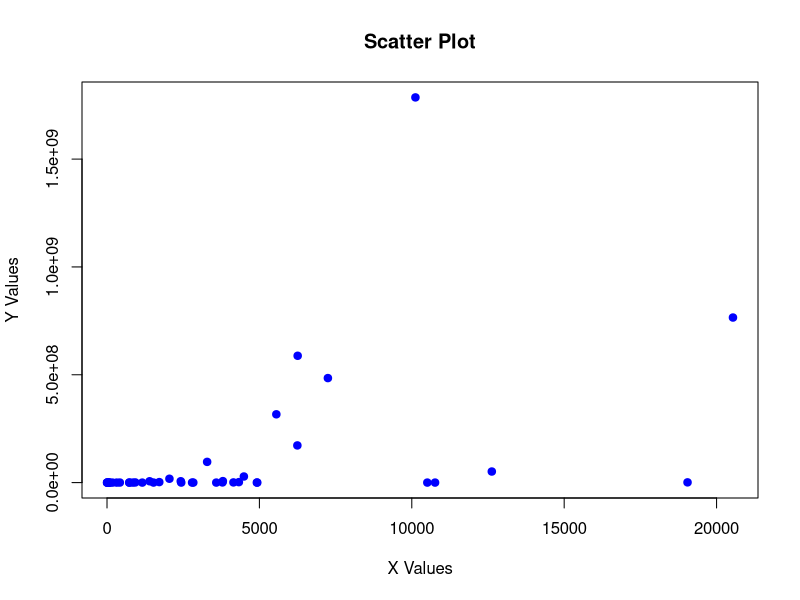

R code for this plot:
# Make a scatter plot of the variables used in the previous exercise
# – with one variable on the x axis and the other on the y axis. Do
# you think that they are skewed or not? Calculate their skewness to
# motivate your answer.

library(here)
library(e1071)

data <- read.table("data.txt", header = TRUE)

# Solution

# writing the plot 
plot(data$x, data$y, 
     main = "Scatter Plot", 
     xlab = "X Values", 
     ylab = "Y Values", 
     pch = 19,      # Solid circle points
     col = "blue")  # Point color

# Calculating the skewness
skewX <- skewness(data$x)
skewY <- skewness(data$y)

print(skewX)
print(skewY)

# skewX = 1.817525
# skewY = 3.984962
# The variables are skewed because their distribution is is right-skewed
